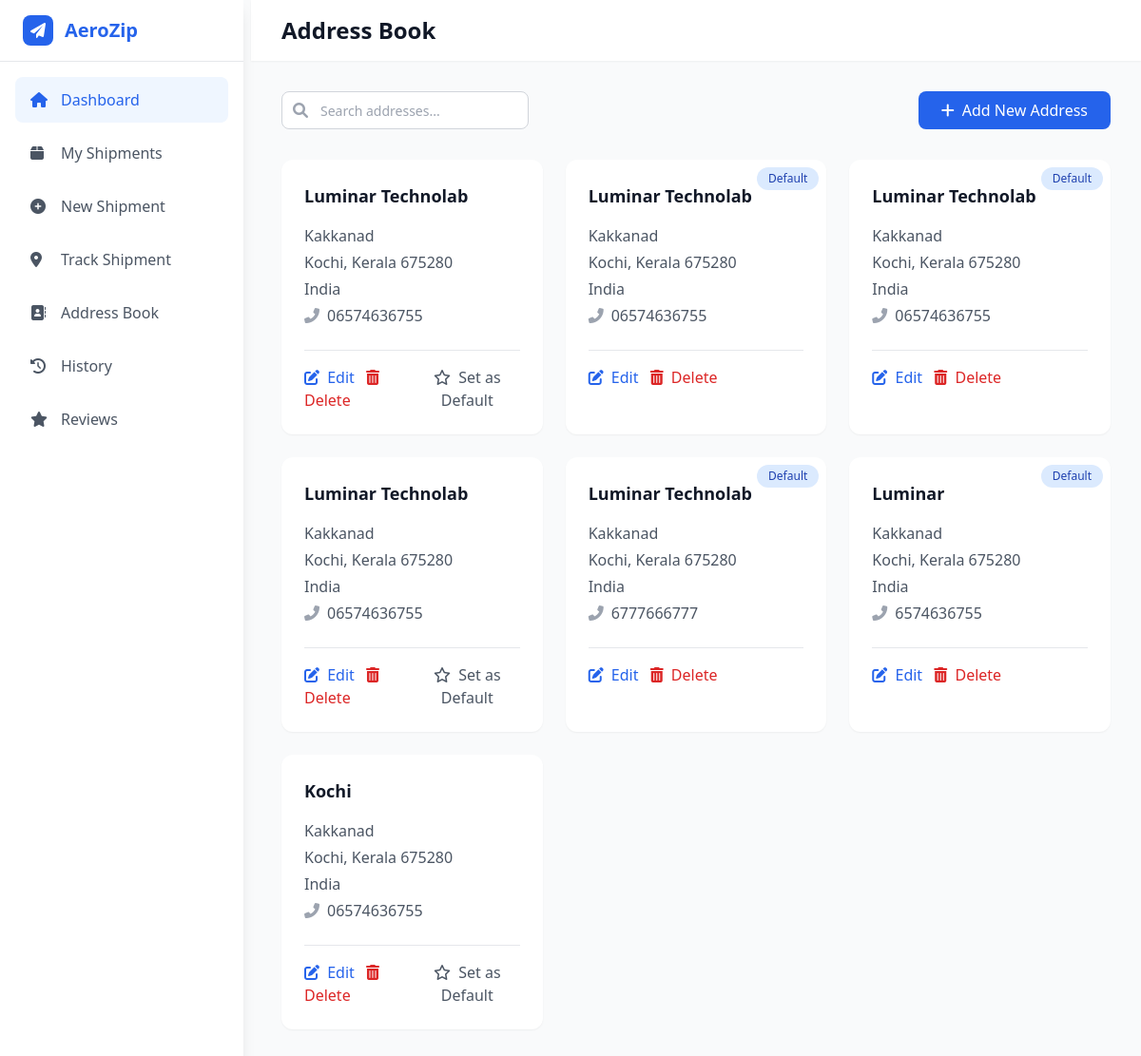
/address/ (signed in), run on an earlier commit of the app's database.
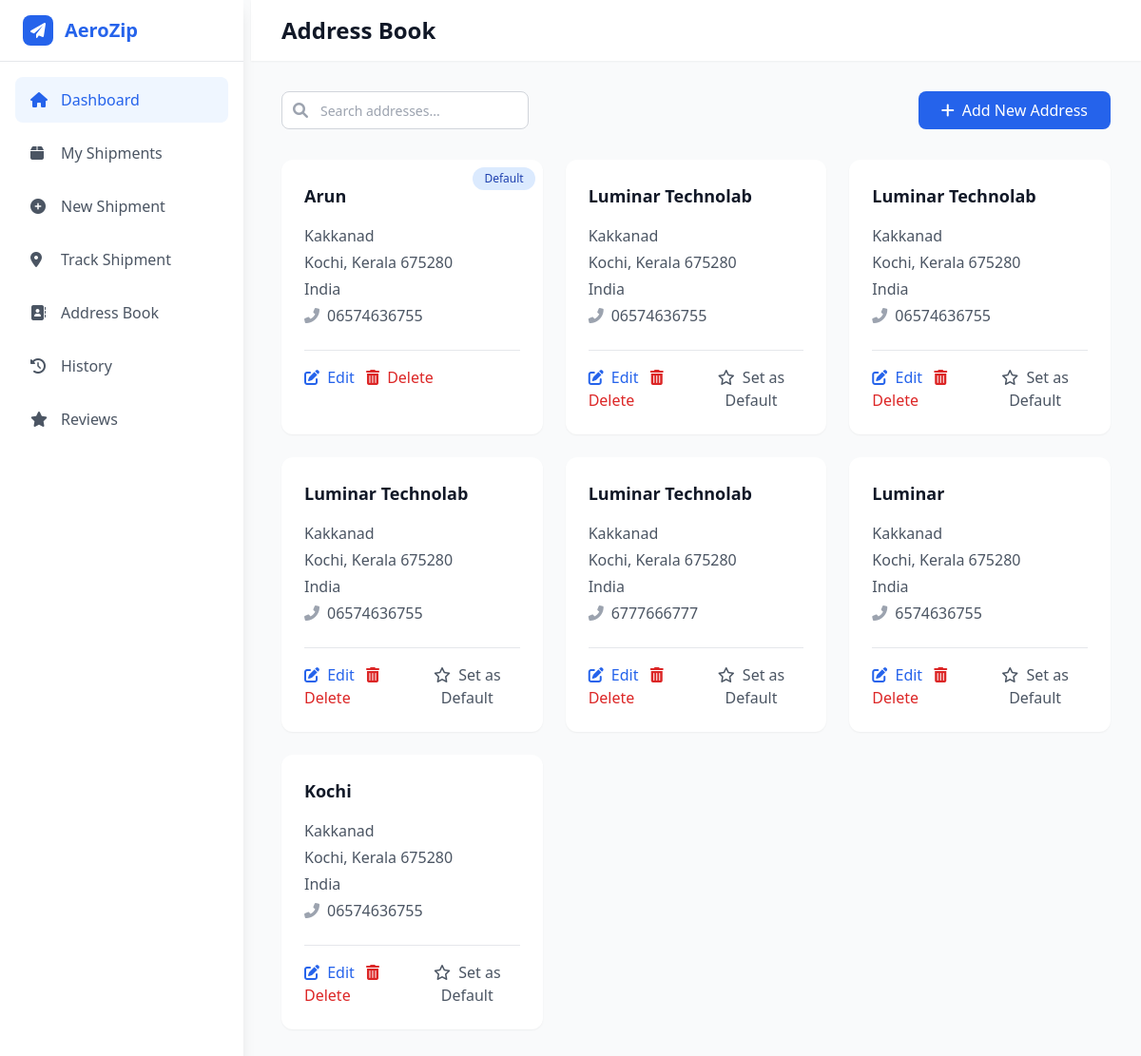
And on a later commit of the database.
### main/models.py (models this page shows, shortened)
class Address(models.Model):
    user = models.ForeignKey(CustomUser, on_delete=models.CASCADE)
    name = models.CharField(max_length=100)
    street_address = models.CharField(max_length=200)
    city = models.CharField(max_length=100)
    state = models.CharField(max_length=100)
    country = models.CharField(max_length=100)
    postal_code = models.CharField(max_length=20)
    phone = models.CharField(max_length=20)
    is_default = models.BooleanField(default=False)

### users/views.py (the view)
# urls.py: path('address/',address_book,name='add'),
@login_required
def address_book(request):
    addresses = Address.objects.filter(user=request.user)
    default_address = addresses.filter(is_default=True).first()
    context = {
        'addresses': addresses,
        'default_address': default_address,
    }
    return render(request, 'address.html', context)

### users/templates/address.html (shortened to what this page needs)
{% extends 'user_home.html' %}
{% block content %}
        <main class="flex-1 ml-2">
            <header class="bg-white shadow-sm">
                <div class="flex items-center justify-between px-8 py-4">
                    <div class="flex items-center space-x-4">
                        <h1 class="text-2xl font-bold text-gray-900">Address Book</h1>
                    </div>
                </div>
            </header>
            <div class="p-8">
                <div class="flex justify-between items-center mb-8">
                    <div class="relative">
                        <div class="absolute inset-y-0 left-0 pl-3 flex items-center pointer-events-none">
                        </div>
                        <input type="text" id="searchInput" class="bg-white h-10 pl-10 pr-4 rounded-lg text-sm focus:outline-none border border-gray-300" placeholder="Search addresses...">
                    </div>
                    <a href="{% url 'add_address' %}" class="bg-blue-600 text-white px-6 py-2 rounded-lg hover:bg-blue-700 transition-colors flex items-center">
                        <i class="fas fa-plus mr-2"></i>
                        Add New Address
                    </a>
                </div>
                <div class="grid grid-cols-1 md:grid-cols-2 lg:grid-cols-3 gap-6">
                    {% for address in addresses %}
                    <div class="bg-white rounded-xl shadow-sm hover:shadow-md transition-shadow p-6 relative">
                        {% if address.is_default %}
                        <span class="absolute top-2 right-2 px-3 py-1 bg-blue-100 text-blue-800 rounded-full text-xs font-medium">
                            Default
                        </span>
                        {% endif %}
                        <div class="mb-4">
                            <h3 class="text-lg font-semibold text-gray-900">{{ address.name }}</h3>
                        </div>
                        <div class="text-gray-600 space-y-1 mb-6">
                            <p>{{ address.street_address }}</p>
                            <p>{{ address.city }}, {{ address.state }} {{ address.postal_code }}</p>
                            <p>{{ address.country }}</p>
                            <p class="mt-2"><i class="fas fa-phone-alt mr-2 text-gray-400"></i>{{ address.phone }}</p>
                        </div>
                        <div class="flex justify-between border-t pt-4">
                            <div class="space-x-2">
                                <a href="{% url 'edit_address' address.id %}" class="text-blue-600 hover:text-blue-800 transition-colors">
                                    <i class="fas fa-edit mr-1"></i> Edit
                                </a>
                                <a href="{% url 'delete_address' address.id %}" class="text-red-600 hover:text-red-800 transition-colors">
                                    <i class="fas fa-trash-alt mr-1"></i> Delete
                                </a>
                            </div>
                            {% if not address.is_default %}
                            <form method="post" action="{% url 'set_default_address' address.id %}">
                                <button type="submit" class="text-gray-600 hover:text-gray-800 transition-colors">
                                    <i class="far fa-star mr-1"></i> Set as Default
                                </button>
                            </form>
                            {% endif %}
                        </div>
                    </div>
                    {% endfor %}
                </div>
            </div>
        </main>
    </div>
{% endblock %}

What changed in the data, as far as the page shows it:
changed Address: name "Luminar Technolab" → "Arun"; is_default "Set as Default" → "Default"
changed Address (number 2 of 7 on the later page): is_default "Default" → "Set as Default"
changed Address (number 3 of 7 on the later page): is_default "Default" → "Set as Default"
changed Address (number 5 of 7 on the later page): is_default "Default" → "Set as Default"
changed Address "Luminar": is_default "Default" → "Set as Default"
